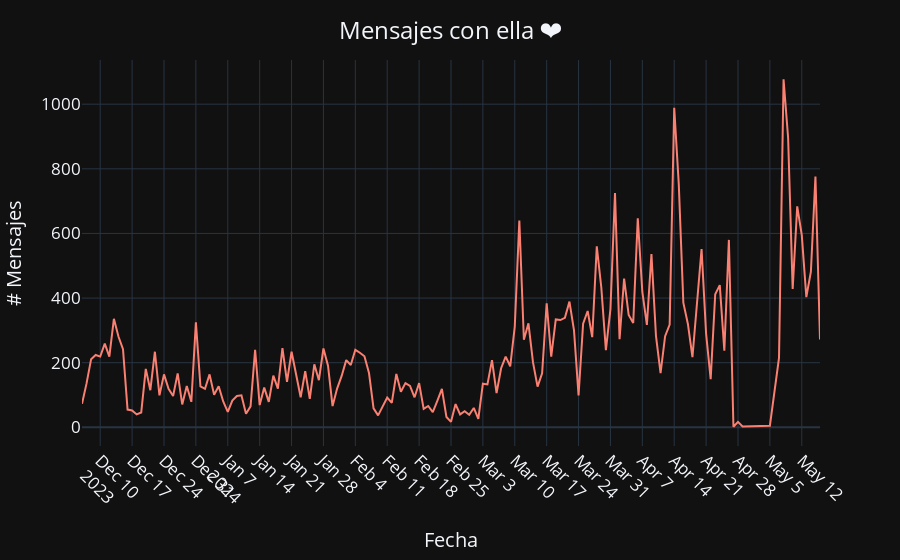

Here is the notebook cell this chart was saved with:
### Code cell
# Crear una columna de 1 para realizar el conteo de mensajes
df['# Mensajes por día'] = 1

# Sumar (contar) los mensajes que tengan la misma fecha
date_df = df.groupby('Fecha')['# Mensajes por día'].sum().reset_index()

# Plotear la cantidad de mensajes respecto del tiempo
fig = px.line(date_df, x='Fecha', y='# Mensajes por día', color_discrete_sequence=['salmon'], template='plotly_dark')

# Ajustar el gráfico
fig.update_layout(
    title={'text': 'Mensajes con ella ❤️',
           'y': 0.96,
           'x': 0.5,
           'xanchor': 'center'},
    font=dict(size=17)
)
fig.update_xaxes(title_text='Fecha', tickangle=45, nticks=35)
fig.update_yaxes(title_text='# Mensajes')

# Mostrar el gráfico
fig.show()

### Figure 1 — Plotly figure (JSON) as saved in the notebook; plotly's stock layout.template omitted (floating-point values rounded to 4 significant figures; data arrays with more than 128 entries replaced by an {"elided": "..."} marker saying what was removed)
{"data": [{"hovertemplate": "Fecha=%{x}<br># Mensajes por día=%{y}<extra></extra>", "legendgroup": "", "line": {"color": "salmon", "dash": "solid"}, "marker": {"symbol": "circle"}, "mode": "lines", "name": "", "orientation": "v", "showlegend": false, "type": "scatter", "x": {"elided": "157 str values"}, "xaxis": "x", "y": {"elided": "157 int values"}, "yaxis": "y"}], "layout": {"font": {"size": 17}, "legend": {"tracegroupgap": 0}, "margin": {"t": 60}, "title": {"text": "Mensajes con ella ❤️", "x": 0.5, "xanchor": "center", "y": 0.96}, "xaxis": {"anchor": "y", "domain": [0, 1], "nticks": 35, "tickangle": 45, "title": {"text": "Fecha"}}, "yaxis": {"anchor": "x", "domain": [0, 1], "title": {"text": "# Mensajes"}}}}
